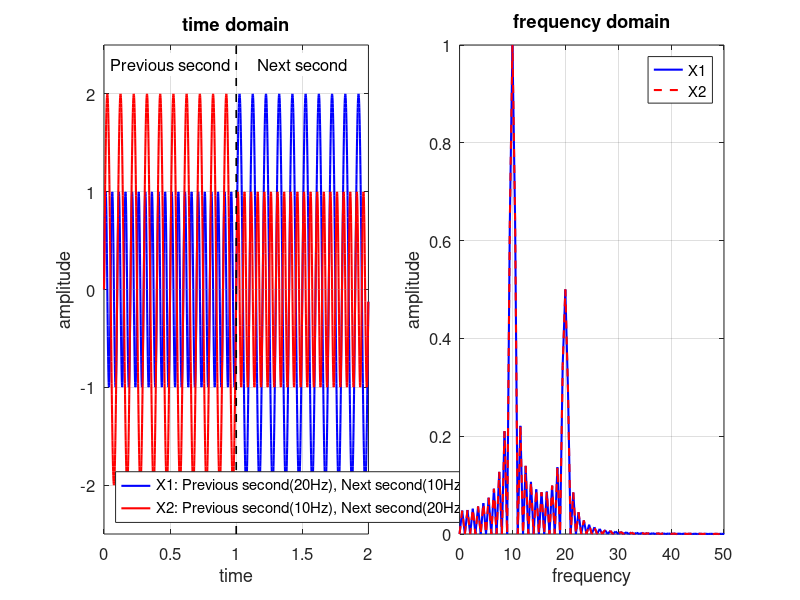

This chart was generated by the following MATLAB code: (Note: this script raises an error after producing the figure.)
%% FT_disadvantage
clear; clc; close all;

%% parameters
Fs = 1000;            % sampling frequency
T = 1/Fs;             % sampling period
L = 2000;             % length of signal
t = (0:L-1)*T;        % time vector

% create signal
X1 = [sin(2*pi*20*t(1:L/2)), 2*sin(2*pi*10*t(L/2+1:end))];
X2 = [2*sin(2*pi*10*t(1:L/2)), sin(2*pi*20*t(L/2+1:end))];

%% create figure
figure('Name','FT`s disadvantage','NumberTitle','off', 'Position', [100, 100, 1200, 600])

%% time domain
subplot(1,2,1)
plot(t, X1, 'b', 'LineWidth', 1.5)
hold on
plot(t, X2, 'r-', 'LineWidth', 1.5)
title('time domain')
xlabel('time')
ylabel('amplitude')
grid on
xlim([0 2])
ylim([-2.5 2.5])

% 1s
line([1 1], [-2.5 2.5], 'Color', 'k', 'LineStyle', '--', 'LineWidth', 1.2)
text(0.5, 2.3, 'Previous second', 'HorizontalAlignment', 'center', 'FontSize', 12, 'BackgroundColor', 'w')
text(1.5, 2.3, 'Next second', 'HorizontalAlignment', 'center', 'FontSize', 12, 'BackgroundColor', 'w')

% legend
legend('X1: Previous second(20Hz), Next second(10Hz)', ...
       'X2: Previous second(10Hz), Next second(20Hz)', ...
       'Location', 'southwest')
set(gca, 'FontSize', 12)

%% frequency domain
subplot(1,2,2)

% FFT of x1
Y1 = fft(X1);
P2_X1 = abs(Y1/L);
P1_X1 = P2_X1(1:L/2+1);
P1_X1(2:end-1) = 2*P1_X1(2:end-1);

% FFT of x2
Y2 = fft(X2);
P2_X2 = abs(Y2/L);
P1_X2 = P2_X2(1:L/2+1);
P1_X2(2:end-1) = 2*P1_X2(2:end-1);

% frequency axis
f = Fs*(0:(L/2))/L;

% frequency domain
plot(f, P1_X1, 'b', 'LineWidth', 1.5)
hold on
plot(f, P1_X2, 'r--', 'LineWidth', 1.5)
title('frequency domain')
xlabel('frequency')
ylabel('amplitude')
grid on
xlim([0 50])
set(gca, 'FontSize', 12)

% legend
legend('X1', 'X2', 'Location', 'northeast')

% title
sgtitle('FT`s disadvantage', 'FontSize', 16, 'FontWeight', 'bold')